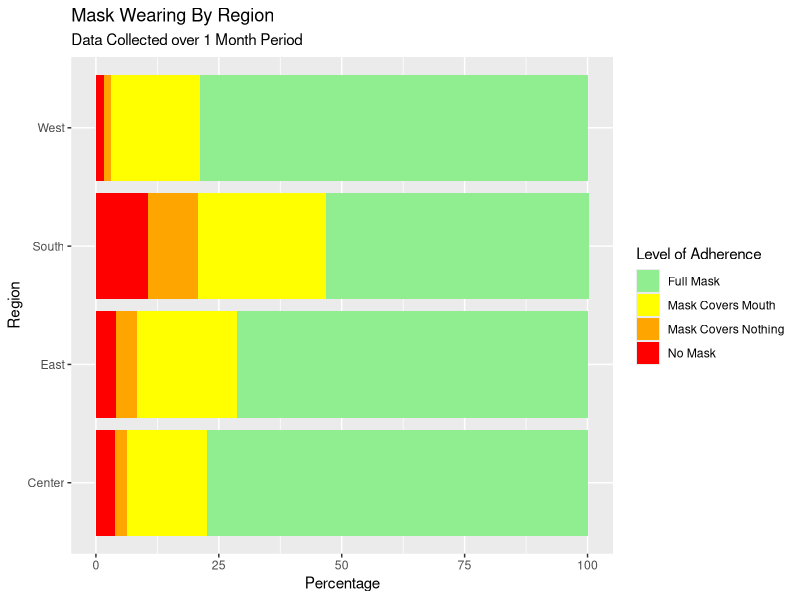
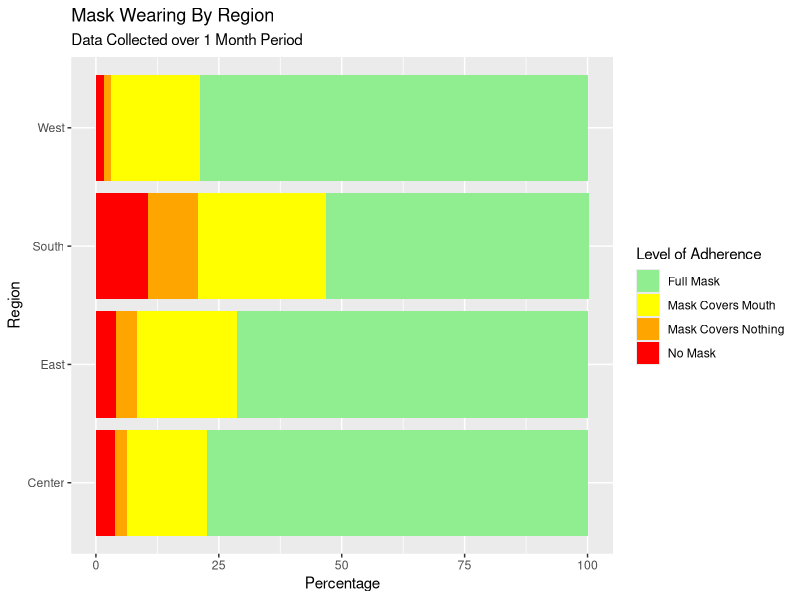

These charts were generated, in order, by the following R code:
## ---- chunk 1
knitr::opts_chunk$set(echo = FALSE)
library(tidyverse)
library(readr)
library(readxl)
library(cowplot)
## ---- chunk 2
Totals <- read_xlsx("Totals.xlsx")
## ---- chunk 3
pct <- Totals %>%
  mutate(`No Mask` = `No Mask`/`Total` * 100) %>%
  mutate(`Mask Covers Nothing` = `Mask Covers Nothing`/`Total` * 100) %>%
  mutate(`Mask Covers Mouth` = `Mask Covers Mouth`/`Total` * 100) %>%
  mutate(`Full Mask` = `Full Mask`/`Total` * 100)

pct <- pivot_longer(pct, cols = c(`No Mask`, `Mask Covers Nothing`, `Mask Covers Mouth`, `Full Mask`)) %>%
  rename(Percentage = value) %>%
  rename(`Level of Adherence` = name)

region <- ggplot(pct, aes(x = Region, y = Percentage, fill = `Level of Adherence`)) +
  geom_col() +
  coord_flip() +
  scale_fill_manual(values = c("light green", "yellow", "orange", "red")) +
  labs(title = "Mask Wearing By Region",
       subtitle = "Data Collected over 1 Month Period")

region

ggsave("region.png")
